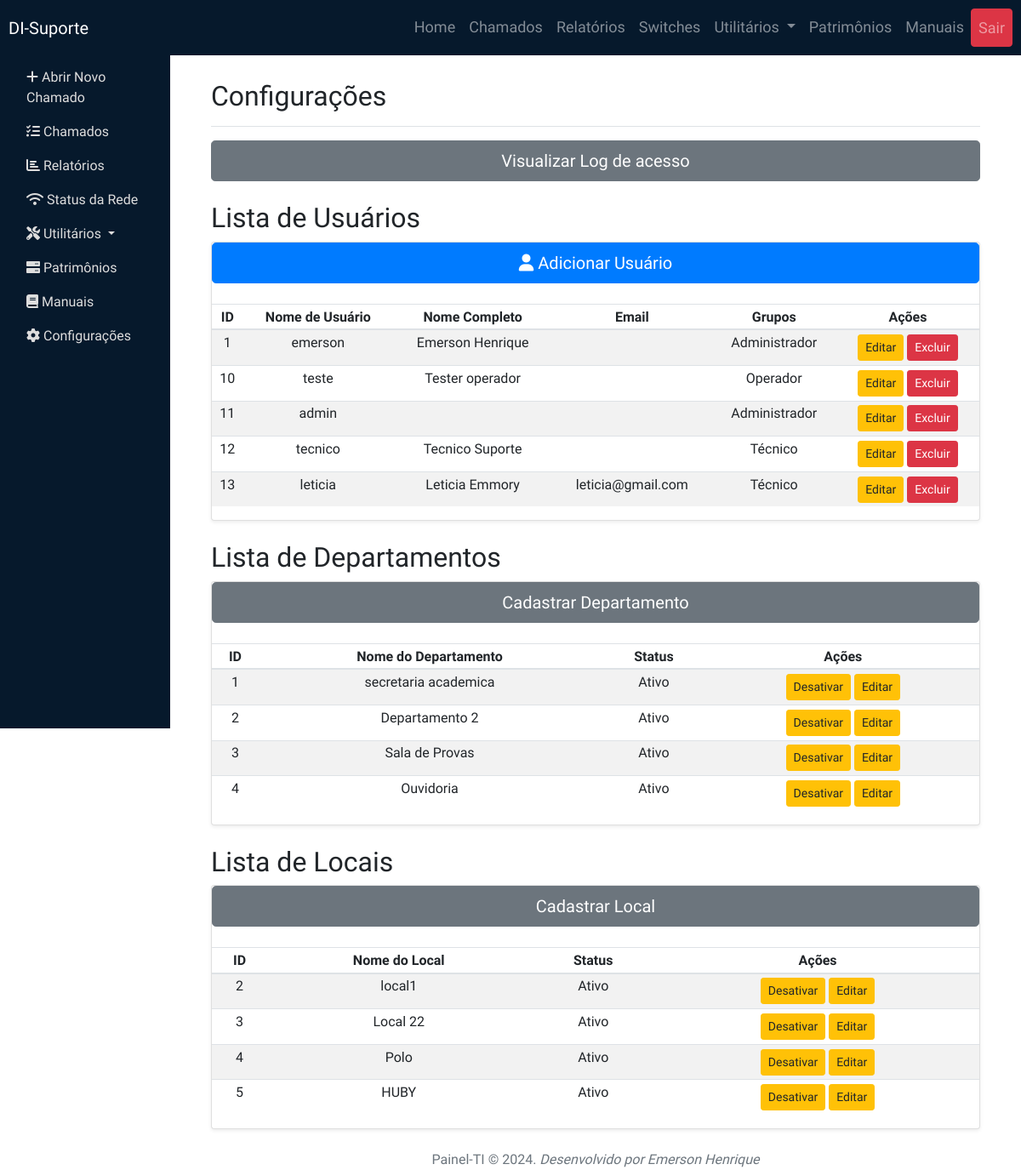
Page /dashboard/configuracoes/ (signed in) on the committed database.
### chamados/models.py (models this page shows, shortened)
class Departamento(models.Model):
    nome = models.CharField(max_length=100)
    ativo = models.BooleanField(default=True)  # Indica se o departamento está ativo

class Local(models.Model):
    nome = models.CharField(max_length=100)
    ativo = models.BooleanField(default=True)  # Indica se o local está ativo

### dashboard/views.py (the view)
# urls.py: path('configuracoes/', configuracoes, name='configuracoes'),
@login_required
def configuracoes(request):
    user = request.user
    if not user.groups.filter(name='Administrador').exists():
        return redirect(reverse('pagina_sem_permissao'))
    users = User.objects.all()
    departamentos = Departamento.objects.all()
    locais = Local.objects.all()
    return render(request, 'dashboard/configuracoes.html', {
        'users': users,
        'departamentos': departamentos,
        'locais': locais,
    })

### dashboard/templates/dashboard/configuracoes.html (shortened to what this page needs)
﻿{% extends 'base.html' %}
{% block content %}
<div class="container-fluid">
    <div class="row">
        <main role="main" class="col-md-12 px-4">
            <div class="d-flex justify-content-between flex-wrap flex-md-nowrap align-items-center pt-3 pb-2 mb-3 border-bottom">
                <h1 class="h2">Configurações</h1>
            </div>
            <div class="mb-4">
                <a href="{% url 'lista_logs_acesso' %}" class="btn btn-secondary btn-lg btn-block">Visualizar Log de acesso</a>
            </div>
            <h2>Lista de Usuários</h2>
            <div class="card shadow-sm">
                <div class="mb-4">
                    <a href="{% url 'register_user' %}" class="btn btn-primary btn-lg btn-block"><i class="fas fa-user"></i> Adicionar Usuário</a>
                </div>
                <div class="table-responsive">
                    <table class="table table-striped table-sm">
                        <thead>
                            <tr>
                                <th>ID</th>
                                <th>Nome de Usuário</th>
                                <th>Nome Completo</th>
                                <th>Email</th>
                                <th>Grupos</th>
                                <th>Ações</th>
                            </tr>
                        </thead>
                        <tbody>
                            {% for user in users %}
                                <tr>
                                    <td class="text-center">{{ user.id }}</td>
                                    <td>{{ user.username }}</td>
                                    <td>{{ user.first_name }} {{ user.last_name }}</td>
                                    <td>{{ user.email }}</td>
                                    <td>{{ user.groups.all|join:", " }}</td>
                                    <td class="text-center">
                                        <a href="{% url 'edit_user' user.id %}" class="btn btn-warning btn-sm">Editar</a>
                                        <form action="{% url 'delete_user' user.id %}" method="post" style="display:inline;">
                                            <button type="submit" class="btn btn-danger btn-sm" onclick="return confirm('Tem certeza que deseja excluir este usuário?');">Excluir</button>
                                        </form>
                                    </td>
                                </tr>
                            {% endfor %}
                        </tbody>
                    </table>
                </div>
            </div>
            <h2>Lista de Departamentos</h2>
            <div class="card shadow-sm">
                <div class="mb-4">
                    <a href="{% url 'cadastrar_departamento' %}" class="btn btn-secondary btn-lg btn-block">Cadastrar Departamento</a>
                </div>
                <div class="table-responsive">
                    <table class="table table-striped table-sm">
                        <thead>
                            <tr>
                                <th>ID</th>
                                <th>Nome do Departamento</th>
                                <th>Status</th>
                                <th>Ações</th>
                            </tr>
                        </thead>
                        <tbody>
                            {% for departamento in departamentos %}
                                <tr>
                                    <td class="text-center">{{ departamento.id }}</td>
                                    <td>{{ departamento.nome }}</td>
                                    <td class="text-center">{{ departamento.ativo|yesno:"Ativo,Inativo" }}</td>
                                    <td class="text-center">
                                        {% if departamento.ativo %}
                                            <a href="{% url 'desativar_departamento' departamento.id %}" class="btn btn-warning btn-sm">Desativar</a>
                                        {% else %}
                                            <a href="{% url 'ativar_departamento' departamento.id %}" class="btn btn-success btn-sm">Ativar</a>
                                        {% endif %}
                                        <a href="{% url 'editar_departamento' departamento.id %}" class="btn btn-warning btn-sm">Editar</a>
                                    </td>
                                </tr>
                            {% endfor %}
                        </tbody>
                    </table>
                </div>
            </div>
        <h2>Lista de Locais</h2>
        <div class="card shadow-sm">
            <div class="mb-4">
                <a href="{% url 'cadastrar_local' %}" class="btn btn-secondary btn-lg btn-block">Cadastrar Local</a>
            </div>
            <div class="table-responsive">
                <table class="table table-striped table-sm">
                    <thead>
                        <tr>
                            <th>ID</th>
                            <th>Nome do Local</th>
                            <th>Status</th>
                            <th>Ações</th>
                        </tr>
                    </thead>
                    <tbody>
                        {% for local in locais %}
                            <tr>
                                <td class="text-center">{{ local.id }}</td>
                                <td>{{ local.nome }}</td>
                                <td class="text-center">{{ local.ativo|yesno:"Ativo,Inativo" }}</td>
                                <td class="text-center">
                                    {% if local.ativo %}
                                        <a href="{% url 'desativar_local' local.id %}" class="btn btn-warning btn-sm">Desativar</a>
                                    {% else %}
                                        <a href="{% url 'ativar_local' local.id %}" class="btn btn-success btn-sm">Ativar</a>
                                    {% endif %}
                                    <a href="{% url 'editar_local' local.id %}" class="btn btn-warning btn-sm">Editar</a>
                                </td>
                            </tr>
                        {% endfor %}
                    </tbody>
                </table>
            </div>
        </div>
        </main>
    </div>
</div>
{% include 'footer.html' %}
{% endblock %}

### static/css/chamados.css (style rules this page uses)
.btn-primary { background-color: #007bff; border-color: #007bff; }
.btn-secondary { background-color: #6c757d; border-color: #6c757d; }
td, th { text-align: center; }

### rows in the picture
Departamento: id "1", nome "secretaria academica", ativo "Ativo", shows "Desativar"
Departamento: id "2", nome "Departamento 2", ativo "Ativo", shows "Desativar"
Departamento: id "3", nome "Sala de Provas", ativo "Ativo", shows "Desativar"
Departamento: id "4", nome "Ouvidoria", ativo "Ativo", shows "Desativar"
Local: id "2", nome "local1", ativo "Ativo", shows "Desativar"
Local: id "3", nome "Local 22", ativo "Ativo", shows "Desativar"
Local: id "4", nome "Polo", ativo "Ativo", shows "Desativar"
Local: id "5", nome "HUBY", ativo "Ativo", shows "Desativar"

### other values in the picture
{{ user.id }} "1"
{{ user.username }} "emerson"
{{ user.first_name }} "Emerson"
{{ user.last_name }} "Henrique"
{{ user.groups.all|join:", " }} "Administrador"
{{ user.id }} "10"
{{ user.username }} "teste"
{{ user.first_name }} "Tester"
{{ user.last_name }} "operador"
{{ user.groups.all|join:", " }} "Operador"
{{ user.id }} "11"
{{ user.username }} "admin"
{{ user.id }} "12"
{{ user.username }} "tecnico"
{{ user.first_name }} "Tecnico"
